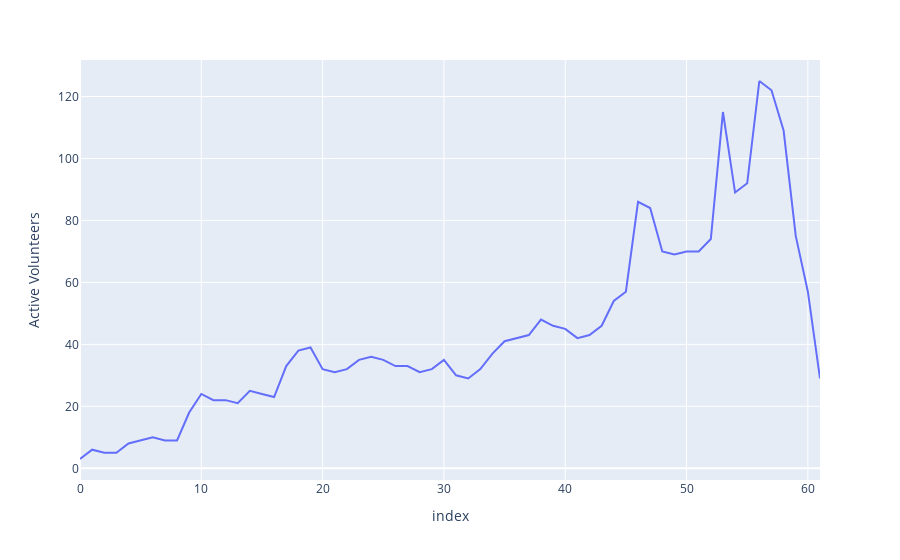

Notebook cell for this chart:
### Code cell
px.line(month_vol_counts, y='Active Volunteers')

### Figure 1 — Plotly figure (JSON) as saved in the notebook; plotly's stock layout.template omitted (floating-point values rounded to 4 significant figures)
{"data": [{"hovertemplate": "index=%{x}<br>Active Volunteers=%{y}<extra></extra>", "legendgroup": "", "line": {"color": "#636efa", "dash": "solid"}, "marker": {"symbol": "circle"}, "mode": "lines", "name": "", "orientation": "v", "showlegend": false, "type": "scatter", "x": [0, 1, 2, 3, 4, 5, 6, 7, 8, 9, 10, 11, 12, 13, 14, 15, 16, 17, 18, 19, 20, 21, 22, 23, 24, 25, 26, 27, 28, 29, 30, 31, 32, 33, 34, 35, 36, 37, 38, 39, 40, 41, 42, 43, 44, 45, 46, 47, 48, 49, 50, 51, 52, 53, 54, 55, 56, 57, 58, 59, 60, 61], "xaxis": "x", "y": [3, 6, 5, 5, 8, 9, 10, 9, 9, 18, 24, 22, 22, 21, 25, 24, 23, 33, 38, 39, 32, 31, 32, 35, 36, 35, 33, 33, 31, 32, 35, 30, 29, 32, 37, 41, 42, 43, 48, 46, 45, 42, 43, 46, 54, 57, 86, 84, 70, 69, 70, 70, 74, 115, 89, 92, 125, 122, 109, 75, 57, 29], "yaxis": "y"}], "layout": {"legend": {"tracegroupgap": 0}, "margin": {"t": 60}, "xaxis": {"anchor": "y", "domain": [0, 1], "title": {"text": "index"}}, "yaxis": {"anchor": "x", "domain": [0, 1], "title": {"text": "Active Volunteers"}}}}
